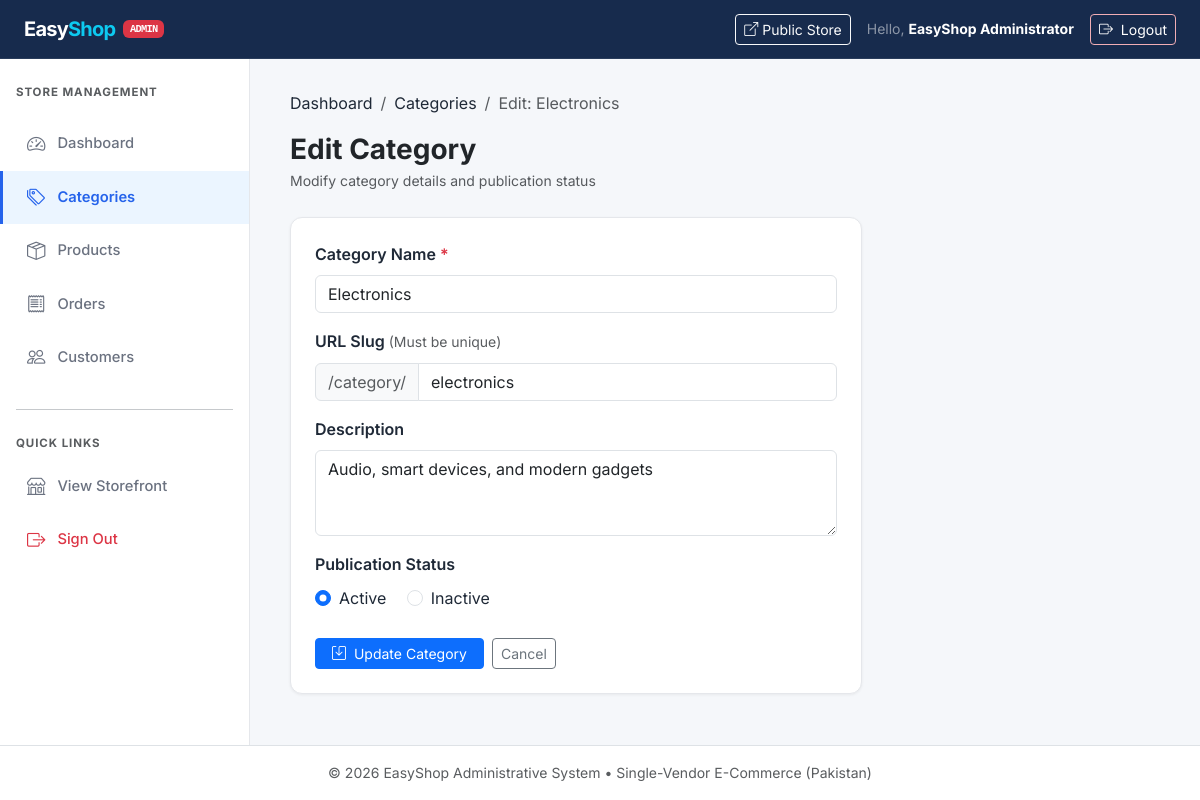
/admin/categories/edit.php?id=1 (signed in), run on the app's committed database.
### tables this page shows
CREATE TABLE `categories` (
  `category_id` INT UNSIGNED NOT NULL AUTO_INCREMENT,
  `category_name` VARCHAR(100) NOT NULL,
  `slug` VARCHAR(100) NOT NULL,
  `description` TEXT DEFAULT NULL,
  `status` ENUM('active', 'inactive') NOT NULL DEFAULT 'active',
  `created_at` TIMESTAMP NOT NULL DEFAULT CURRENT_TIMESTAMP,
  PRIMARY KEY (`category_id`),
  UNIQUE KEY `uq_categories_slug` (`slug`),
  KEY `idx_categories_status` (`status`)
);

### includes/functions.php (called while the page is built, shortened)
<?php
function e($data) {
    return htmlspecialchars((string)$data, ENT_QUOTES, 'UTF-8');
}

### admin/categories/edit.php (the view, shortened to what this page needs)
<?php
require_once __DIR__ . '/../../includes/admin-header.php';
require_once __DIR__ . '/../../includes/admin-sidebar.php';
$categoryId = isset($_GET['id']) ? (int)$_GET['id'] : 0;
$stmt = mysqli_prepare($conn, "SELECT * FROM categories WHERE category_id = ? LIMIT 1");
mysqli_stmt_bind_param($stmt, 'i', $categoryId);
mysqli_stmt_execute($stmt);
$res = mysqli_stmt_get_result($stmt);
$category = mysqli_fetch_assoc($res);
$oldInput   = $_SESSION['old_category_input'] ?? $category;
$formErrors = $_SESSION['form_errors'] ?? [];
?>
<main class="admin-main">
  <div class="mb-4">
    <nav aria-label="breadcrumb">
      <ol class="breadcrumb small">
        <li class="breadcrumb-item"><a href="../index.php">Dashboard</a></li>
        <li class="breadcrumb-item"><a href="index.php">Categories</a></li>
        <li class="breadcrumb-item active" aria-current="page">Edit: <?= e($category['category_name']) ?></li>
      </ol>
    </nav>
    <h1 class="h3 fw-bold text-dark mb-1">Edit Category</h1>
    <p class="text-muted small mb-0">Modify category details and publication status</p>
  </div>
  <div class="row">
    <div class="col-lg-8">
      <div class="admin-card p-4">
        <form action="../../actions/category-edit-action.php" method="POST" novalidate>
          <div class="mb-3">
            <label for="category_name" class="form-label fw-semibold">Category Name <span class="text-danger">*</span></label>
            <input
              type="text"
              name="category_name"
              id="category_name"
              class="form-control <?= isset($formErrors['category_name']) ? 'is-invalid' : '' ?>"
              value="<?= e($oldInput['category_name'] ?? '') ?>"
              required
            >
          </div>
          <div class="mb-3">
            <label for="slug" class="form-label fw-semibold">URL Slug <span class="text-muted small fw-normal">(Must be unique)</span></label>
            <div class="input-group">
              <span class="input-group-text bg-light text-muted small">/category/</span>
              <input
                type="text"
                name="slug"
                id="slug"
                class="form-control <?= isset($formErrors['slug']) ? 'is-invalid' : '' ?>"
                value="<?= e($oldInput['slug'] ?? '') ?>"
              >
            </div>
          </div>
          <div class="mb-3">
            <label for="description" class="form-label fw-semibold">Description</label>
            <textarea
              name="description"
              id="description"
              rows="3"
              class="form-control"
            ><?= e($oldInput['description'] ?? '') ?></textarea>
          </div>
          <div class="mb-4">
            <label class="form-label fw-semibold d-block">Publication Status</label>
            <div class="form-check form-check-inline">
              <input class="form-check-input" type="radio" name="status" id="statusActive" value="active" <?= ($oldInput['status'] ?? 'active') === 'active' ? 'checked' : '' ?>>
              <label class="form-check-label" for="statusActive">Active</label>
            </div>
            <div class="form-check form-check-inline">
              <input class="form-check-input" type="radio" name="status" id="statusInactive" value="inactive" <?= ($oldInput['status'] ?? '') === 'inactive' ? 'checked' : '' ?>>
              <label class="form-check-label" for="statusInactive">Inactive</label>
            </div>
          </div>
          <div class="d-flex gap-2">
            <button type="submit" class="btn btn-primary btn-sm px-3">
              <i class="bi bi-save me-1"></i> Update Category
            </button>
            <a href="index.php" class="btn btn-outline-secondary btn-sm">Cancel</a>
          </div>
        </form>
      </div>
    </div>
  </div>
</main>
<?php require_once __DIR__ . '/../../includes/admin-footer.php'; ?>

### assets/css/style.css (style rules this page uses)
:root { --color-primary: #172B4D; --color-accent: #2563EB; --color-accent-hover: #1D4ED8; --color-accent-light: #EBF5FF; --color-bg: #FFFFFF; --color-bg-secondary: #F5F7FA; --color-text: #1F2937; --color-text-muted: #6B7280; --color-text-light: #9CA3AF; --color-border: #E5E7EB; --color-danger: #EF4444; --color-success: #10B981; --color-warning: #F59E0B; --color-white: #FFFFFF; --font-family: 'Inter', -apple-system, BlinkMacSystemFont, 'Segoe UI', sans-serif; --radius-sm: 6px; --radius-md: 8px; --radius-lg: 12px; --radius-xl: 16px; --shadow-sm: 0 1px 3px rgba(0, 0, 0, 0.06); --shadow-md: 0 4px 16px rgba(0, 0, 0, 0.08); --shadow-lg: 0 8px 30px rgba(0, 0, 0, 0.12); --shadow-xl: 0 12px 40px rgba(0, 0, 0, 0.15); --transition: 0.3s ease; --transition-fast: 0.2s ease; }
*, *::before, *::after { box-sizing: border-box; }
html { scroll-behavior: smooth; }
body { font-family: var(--font-family); color: var(--color-text); background-color: var(--color-bg); line-height: 1.6; -webkit-font-smoothing: antialiased; -moz-osx-font-smoothing: grayscale; overflow-x: hidden; }
a { text-decoration: none; color: inherit; transition: color var(--transition-fast); }
h1, h2, h3, h4, h5, h6 { color: var(--color-primary); font-weight: 700; line-height: 1.3; }

### includes/admin-header.php (style rules this page uses)
body { background-color: var(--color-bg-secondary); min-height: 100vh; display: flex; flex-direction: column; }
.admin-main { flex: 1; padding: 2rem 2.5rem; overflow-x: auto; }
.admin-card { background: #FFFFFF; border-radius: var(--radius-lg); border: 1px solid var(--color-border); box-shadow: var(--shadow-sm); }

### data on the page
categories: category_name "Electronics", slug "electronics", description "Audio, smart devices, and modern gadgets", status "☑ Active", status "☐ Inactive"

### other printed values
$admin['name'] "EasyShop Administrator"
